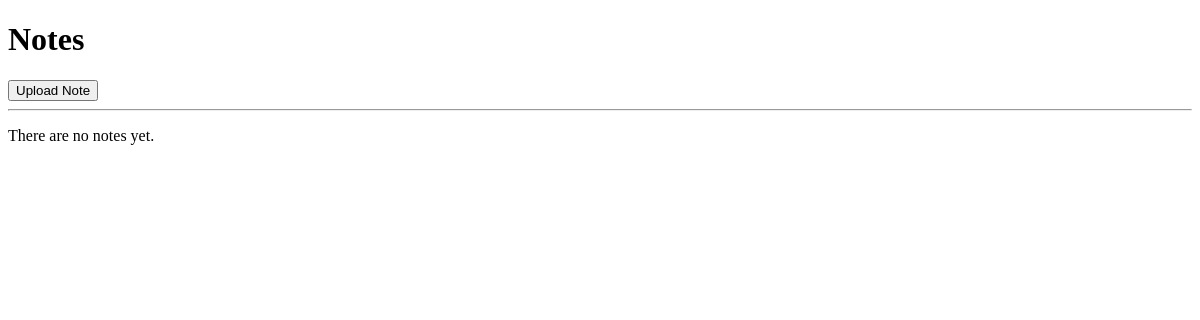
/notes, run on an earlier commit of the app's database.
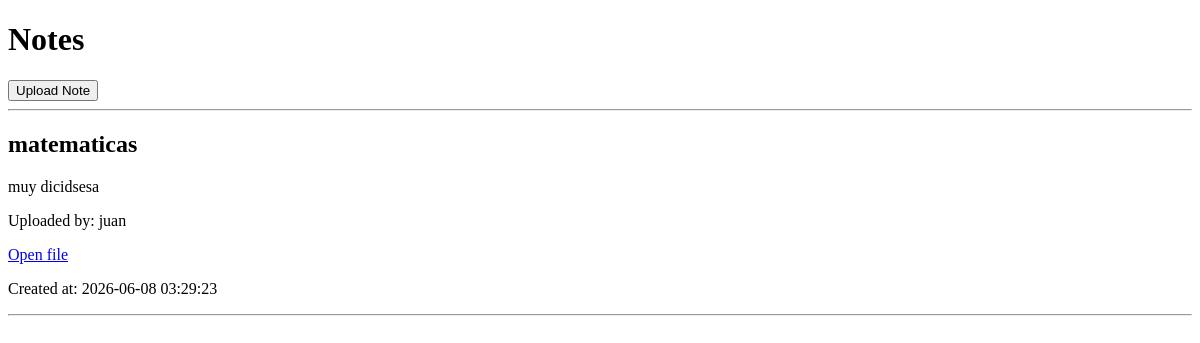
And on a later commit of the database.
### app/models/note.py (models this page shows, shortened)
class Note(db.Model):
    __tablename__ = "notes"
    id = db.Column(db.Integer, primary_key=True)
    title = db.Column(
        db.String(150),
        nullable=False
    )
    description = db.Column(
        db.Text,
        nullable=False
    )
    file_url = db.Column(
        db.String(255),
        nullable=False
    )
    user_id = db.Column(
        db.Integer,
        db.ForeignKey("users.id"),
        nullable=False
    )
    created_at = db.Column(
        db.DateTime,
        server_default=db.func.now()
    )

### app/models/user.py (models this page shows, shortened)
class User(db.Model, UserMixin):
    __tablename__ = "users"
    id = db.Column(db.Integer, primary_key=True)
    username = db.Column(
        db.String(50),
        unique=True,
        nullable=False
    )
    email = db.Column(
        db.String(120),
        unique=True,
        nullable=False
    )
    password = db.Column(
        db.String(255),
        nullable=False
    )
    created_at = db.Column(
        db.DateTime,
        server_default=db.func.now()
    )
    notes = db.relationship(
        "Note",
        backref="author",
        lazy=True
    )

### app/routes/notes.py (the view)
@notes.route("/notes")
def list_notes():
    all_notes = Note.query.order_by(Note.created_at.desc()).all()
    return render_template(
        "notes.html",
        notes=all_notes
    )

### app/templates/notes.html (shortened to what this page needs)
<!DOCTYPE html>
<html lang="en">
<head>
</head>
<body>
    <h1>Notes</h1>
    <a href="{{ url_for('notes.upload_note') }}">
        <button>Upload Note</button>
    </a>
    <hr>
    {% if notes %}
        {% for note in notes %}
            <article>
                <h2>{{ note.title }}</h2>
                <p>{{ note.description }}</p>
                <p>Uploaded by: {{ note.author.username }}</p>
                <a href="{{ note.file_url }}" target="_blank">Open file</a>
                <p>Created at: {{ note.created_at }}</p>
            </article>
            <hr>
        {% endfor %}
    {% else %}
        <p>There are no notes yet.</p>
    {% endif %}
</body>
</html>

What changed in the data, as far as the page shows it:
added Note: title "matematicas", description "muy dicidsesa", author.username "juan", created_at "2026-06-08 03:29:23"
Also different on the page:
text no longer shown: "There are no notes yet."
